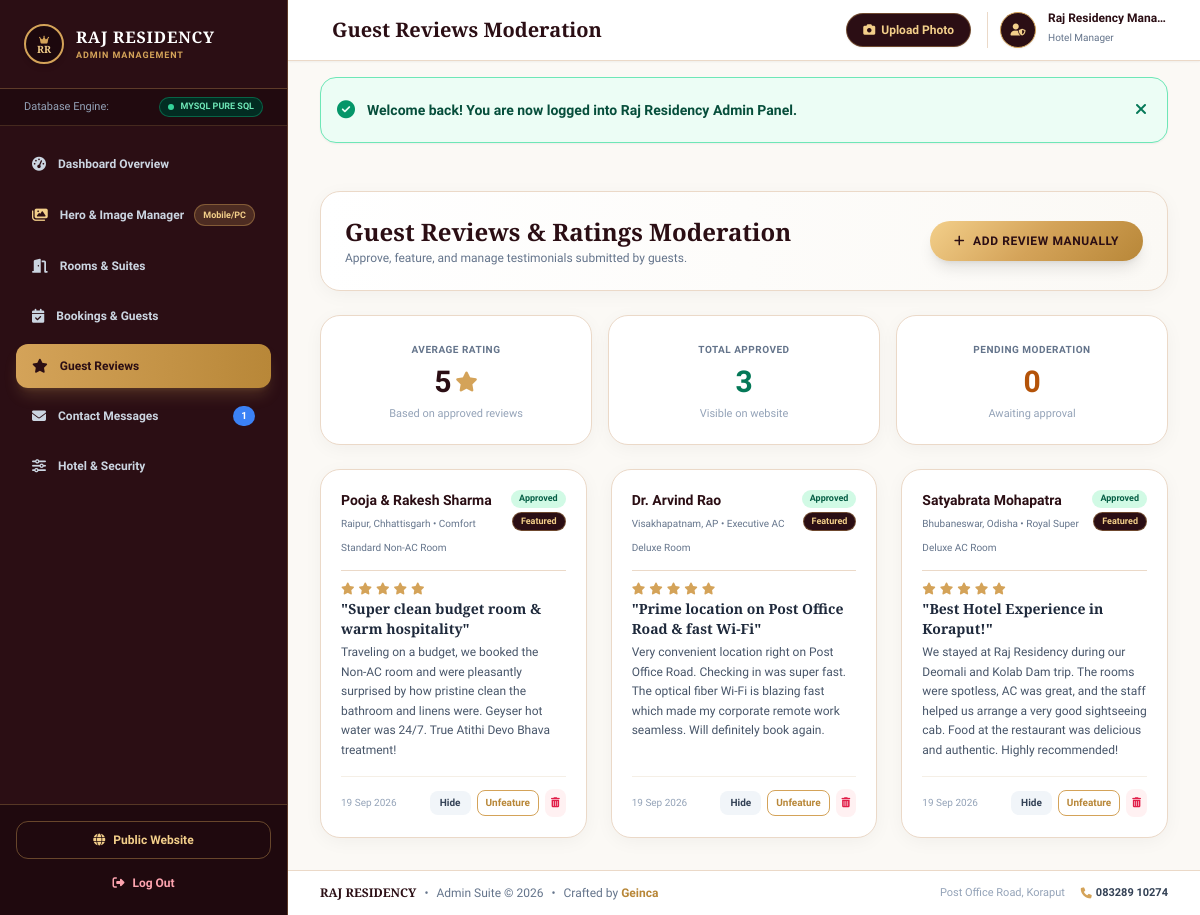
Page /admin/reviews.php (signed in) on the committed database.
### tables this page shows
CREATE TABLE `messages` (
  `id` INT AUTO_INCREMENT PRIMARY KEY,
  `name` VARCHAR(255) NOT NULL,
  `email` VARCHAR(255) NOT NULL,
  `phone` VARCHAR(50) NOT NULL,
  `subject` VARCHAR(255) NOT NULL,
  `message` TEXT NOT NULL,
  `is_read` TINYINT(1) DEFAULT 0,
  `created_at` TIMESTAMP DEFAULT CURRENT_TIMESTAMP
);

CREATE TABLE `reviews` (
  `id` INT AUTO_INCREMENT PRIMARY KEY,
  `guest_name` VARCHAR(255) NOT NULL,
  `guest_city` VARCHAR(100) DEFAULT 'Guest',
  `room_stayed` VARCHAR(255) DEFAULT 'Executive AC Deluxe',
  `rating` INT NOT NULL DEFAULT 5,
  `title` VARCHAR(255) NOT NULL,
  `review_text` TEXT NOT NULL,
  `is_approved` TINYINT(1) DEFAULT 0,
  `is_featured` TINYINT(1) DEFAULT 1,
  `created_at` TIMESTAMP DEFAULT CURRENT_TIMESTAMP
);

### admin/reviews.php (the view, shortened to what the rows shown need)
<?php
require_once __DIR__ . '/../includes/functions.php';
$allReviews = get_all_reviews();
$reviewStats = get_review_stats();
$pageTitle = "Guest Reviews Moderation";
require_once __DIR__ . '/includes/admin_header.php';
?>
<div class="space-y-6">
    <div class="royal-card p-6 bg-gradient-to-r from-white to-[#fbf9f5] flex flex-col md:flex-row md:items-center justify-between gap-4">
        <div>
            <h2 class="font-serif text-2xl font-bold text-[#2b0e14]">Guest Reviews & Ratings Moderation</h2>
        </div>
    </div>
    <div class="grid grid-cols-2 sm:grid-cols-3 gap-3 sm:gap-4">
        <div class="royal-card p-4 sm:p-5 text-center space-y-1 col-span-2 sm:col-span-1">
            <div class="text-2xl sm:text-3xl font-black text-[#2b0e14] flex items-center justify-center space-x-1">
                <span><?php echo $reviewStats['average']; ?></span>
                <i class="fa-solid fa-star text-[#d4a359] text-lg sm:text-xl"></i>
            </div>
        </div>
        <div class="royal-card p-4 sm:p-5 text-center space-y-1">
            <span class="text-[10px] font-bold text-slate-500 uppercase tracking-wider">Total Approved</span>
            <div class="text-2xl sm:text-3xl font-black text-emerald-700"><?php echo $reviewStats['total']; ?></div>
            <span class="text-[10px] sm:text-[11px] text-slate-400">Visible on website</span>
        </div>
    </div>
    <div class="grid grid-cols-1 md:grid-cols-2 lg:grid-cols-3 gap-6">
        <?php if (empty($allReviews)): ?>
            <div class="col-span-full royal-card p-12 text-center text-slate-400 space-y-2">
                <i class="fa-solid fa-star-half-stroke text-3xl text-slate-300 block"></i>
                <p>No guest reviews in database yet.</p>
            </div>
        <?php else: ?>
            <?php foreach ($allReviews as $rv): ?>
                <div class="royal-card p-5 space-y-4 flex flex-col justify-between border <?php echo empty($rv['is_approved']) ? 'border-amber-300 bg-amber-50/20' : 'border-[#ebd9c8]'; ?>">
                    <div>
                        <div class="flex items-start justify-between gap-2 border-b border-[#ebd9c8] pb-3">
                            <div>
                                <strong class="text-sm text-[#2b0e14] block"><?php echo htmlspecialchars($rv['guest_name']); ?></strong>
                                <span class="text-[10px] text-slate-500 font-medium"><?php echo htmlspecialchars($rv['guest_city']); ?> &bull; <?php echo htmlspecialchars($rv['room_stayed']); ?></span>
                            </div>
                            <div class="flex flex-col items-end space-y-1">
                                <?php if (!empty($rv['is_approved'])): ?>
                                    <span class="text-[9px] bg-emerald-100 text-emerald-800 font-bold px-2 py-0.5 rounded-full">Approved</span>
                                <?php else: ?>
                                    <span class="text-[9px] bg-amber-100 text-amber-800 font-bold px-2 py-0.5 rounded-full">Pending</span>
                                <?php endif; ?>
                                <?php if (!empty($rv['is_featured'])): ?>
                                    <span class="text-[9px] bg-[#2b0e14] text-[#f3cf8a] font-bold px-2 py-0.5 rounded-full border border-[#d4a359]/40">Featured</span>
                                <?php endif; ?>
                            </div>
                        </div>
                        <div class="pt-3 space-y-1">
                            <div class="text-[#d4a359] text-xs flex space-x-1">
                                <?php for ($i = 0; $i < (int)$rv['rating']; $i++): ?>
                                    <i class="fa-solid fa-star"></i>
                                <?php endfor; ?>
                            </div>
                            <h4 class="font-serif text-sm font-bold text-slate-800">
                                "<?php echo htmlspecialchars($rv['title']); ?>"
                            </h4>
                            <p class="text-xs text-slate-600 font-light leading-relaxed">
                                <?php echo htmlspecialchars($rv['review_text']); ?>
                            </p>
                        </div>
                    </div>
                    <div class="pt-3 border-t border-[#f5efe6] flex items-center justify-between gap-2 text-xs">
                        <span class="text-[10px] text-slate-400"><?php echo format_datetime($rv['created_at'], 'd M Y'); ?></span>
                        <div class="flex items-center space-x-1.5">
                            <?php if (empty($rv['is_approved'])): ?>
                                <a href="reviews.php?approve=<?php echo $rv['id']; ?>" class="px-2.5 py-1 rounded-lg bg-emerald-700 text-white text-[10px] font-bold hover:bg-emerald-800">Approve</a>
                            <?php else: ?>
                                <a href="reviews.php?unapprove=<?php echo $rv['id']; ?>" class="px-2.5 py-1 rounded-lg bg-slate-100 text-slate-700 text-[10px] font-bold hover:bg-slate-200">Hide</a>
                                <a href="reviews.php?toggle_featured=<?php echo !empty($rv['is_featured']) ? '0' : '1'; ?>&id=<?php echo $rv['id']; ?>" class="px-2 py-1 rounded-lg border border-[#d4a359] text-[#b88738] text-[10px] font-bold hover:bg-[#d4a359] hover:text-[#2b0e14]">
                                    <?php echo !empty($rv['is_featured']) ? 'Unfeature' : 'Feature'; ?>
                                </a>
                            <?php endif; ?>
                            <a href="reviews.php?delete=<?php echo $rv['id']; ?>" onclick="return confirm('Delete this review?');" class="p-1.5 rounded-lg bg-rose-50 text-rose-600 hover:bg-rose-100 text-[10px]" title="Delete">
                                <i class="fa-solid fa-trash-can"></i>
                            </a>
                        </div>
                    </div>
                </div>
            <?php endforeach; ?>
        <?php endif; ?>
    </div>
</div>
<?php require_once __DIR__ . '/includes/admin_footer.php'; ?>

### admin/includes/admin_header.php (shortened to what the rows shown need)
<?php
require_once __DIR__ . '/../../includes/functions.php';
$adminUser = get_admin_user();
$currentPage = basename($_SERVER['PHP_SELF'], ".php");
$allMessages = get_all_messages();
$unreadMessagesCount = count(array_filter($allMessages, function($m) {
    return empty($m['is_read']);
}));
$allReviews = get_all_reviews();
?>
<!DOCTYPE html>
<html lang="en">
<head>
    <script src="https://cdn.tailwindcss.com"></script>
    <link rel="stylesheet" href="https://cdnjs.cloudflare.com/ajax/libs/font-awesome/6.5.1/css/all.min.css">
</head>
<body class="bg-[#fbf9f5] text-slate-800 antialiased min-h-screen flex flex-col overflow-x-hidden">
    <div class="flex-grow flex flex-col lg:flex-row min-h-screen">
        <aside id="admin-sidebar" class="fixed inset-y-0 left-0 z-50 w-72 max-w-[85vw] h-full bg-[#2b0e14] text-white flex flex-col border-r border-[#d4a359]/30 transform -translate-x-full lg:translate-x-0 lg:sticky lg:top-0 lg:h-screen lg:shrink-0 transition-transform duration-300 ease-in-out shadow-2xl lg:shadow-none">
            <nav class="p-4 space-y-1.5 flex-grow overflow-y-auto custom-scrollbar">
                <a href="messages.php" class="flex items-center justify-between px-4 py-3 rounded-xl text-xs font-bold transition <?php echo ($currentPage === 'messages') ? 'bg-gradient-to-r from-[#d4a359] to-[#b88738] text-[#2b0e14] shadow-lg shadow-[#d4a359]/20' : 'text-slate-300 hover:bg-[#3d141d] hover:text-white'; ?>">
                    <div class="flex items-center space-x-3">
                        <i class="fa-solid fa-envelope text-sm"></i>
                        <span>Contact Messages</span>
                    </div>
                    <?php if ($unreadMessagesCount > 0): ?>
                        <span class="text-[10px] bg-blue-500 text-white font-black px-2 py-0.5 rounded-full"><?php echo $unreadMessagesCount; ?></span>
                    <?php endif; ?>
                </a>
            </nav>
        </aside>
        <div class="flex-1 flex flex-col min-w-0 w-full">
            <header class="bg-white border-b border-[#ebd9c8] sticky top-0 z-30 shadow-sm">
                <div class="px-3 sm:px-6 lg:px-8 py-3 flex items-center justify-between gap-2">
                    <div class="flex items-center space-x-2 sm:space-x-3 min-w-0">
                        <h1 class="font-serif text-base sm:text-lg lg:text-xl font-bold text-[#2b0e14] truncate">
                            <?php echo isset($pageTitle) ? htmlspecialchars($pageTitle) : 'Admin Dashboard'; ?>
                        </h1>
                    </div>
                    <div class="flex items-center space-x-2 sm:space-x-4 shrink-0">
                        <div class="flex items-center space-x-2 sm:space-x-3 pl-2 sm:pl-3 border-l border-[#ebd9c8]">
                            <div class="hidden md:block text-left">
                                <span class="text-xs font-bold text-[#2b0e14] block leading-none truncate max-w-[120px]"><?php echo htmlspecialchars($adminUser['full_name'] ?? 'Raj Admin'); ?></span>
                                <span class="text-[10px] text-slate-500 font-medium">Hotel Manager</span>
                            </div>
                        </div>
                    </div>
                </div>
            </header>
            <main class="flex-grow p-4 sm:p-6 lg:p-8">

### rows in the picture
messages: is_read "1"
reviews: rating "5", id "3", guest_name "Pooja & Rakesh Sharma", guest_city "Raipur, Chhattisgarh", room_stayed "Comfort Standard Non-AC Room", is_approved "Approved", is_featured "Featured", title "Super clean budget room & warm hospitality", review_text "Traveling on a budget, we booked the Non-AC room and were pleasantly surprised by how pristine clean the bathroom and linens were. Geyser hot water was 24/7. True Atithi Devo Bhava treatment!", created_at "19 Sep 2026"
reviews: guest_name "Dr. Arvind Rao", guest_city "Visakhapatnam, AP", room_stayed "Executive AC Deluxe Room", is_approved "Approved", is_featured "Featured", rating 5 (drawn), title "Prime location on Post Office Road & fast Wi-Fi", review_text "Very convenient location right on Post Office Road. Checking in was super fast. The optical fiber Wi-Fi is blazing fast which made my corporate remote work seamless. Will definitely book again.", created_at "19 Sep 2026"
reviews: guest_name "Satyabrata Mohapatra", guest_city "Bhubaneswar, Odisha", room_stayed "Royal Super Deluxe AC Room", is_approved "Approved", is_featured "Featured", rating 5 (drawn), title "Best Hotel Experience in Koraput!", review_text "We stayed at Raj Residency during our Deomali and Kolab Dam trip. The rooms were spotless, AC was great, and the staff helped us arrange a very good sightseeing cab. Food at the restaurant was delicious and authentic. Highly recommended!", created_at "19 Sep 2026"

### other values in the picture
$settings['hotel_name'] "RAJ RESIDENCY"
$pageTitle "Guest Reviews Moderation"
$adminUser['full_name'] "Raj Residency Mana…"
$flashSuccess "Welcome back! You are now logged into Raj Residency Admin Panel."
$pendingCount "0"
$settings['hotel_phone'] "083289 10274"
